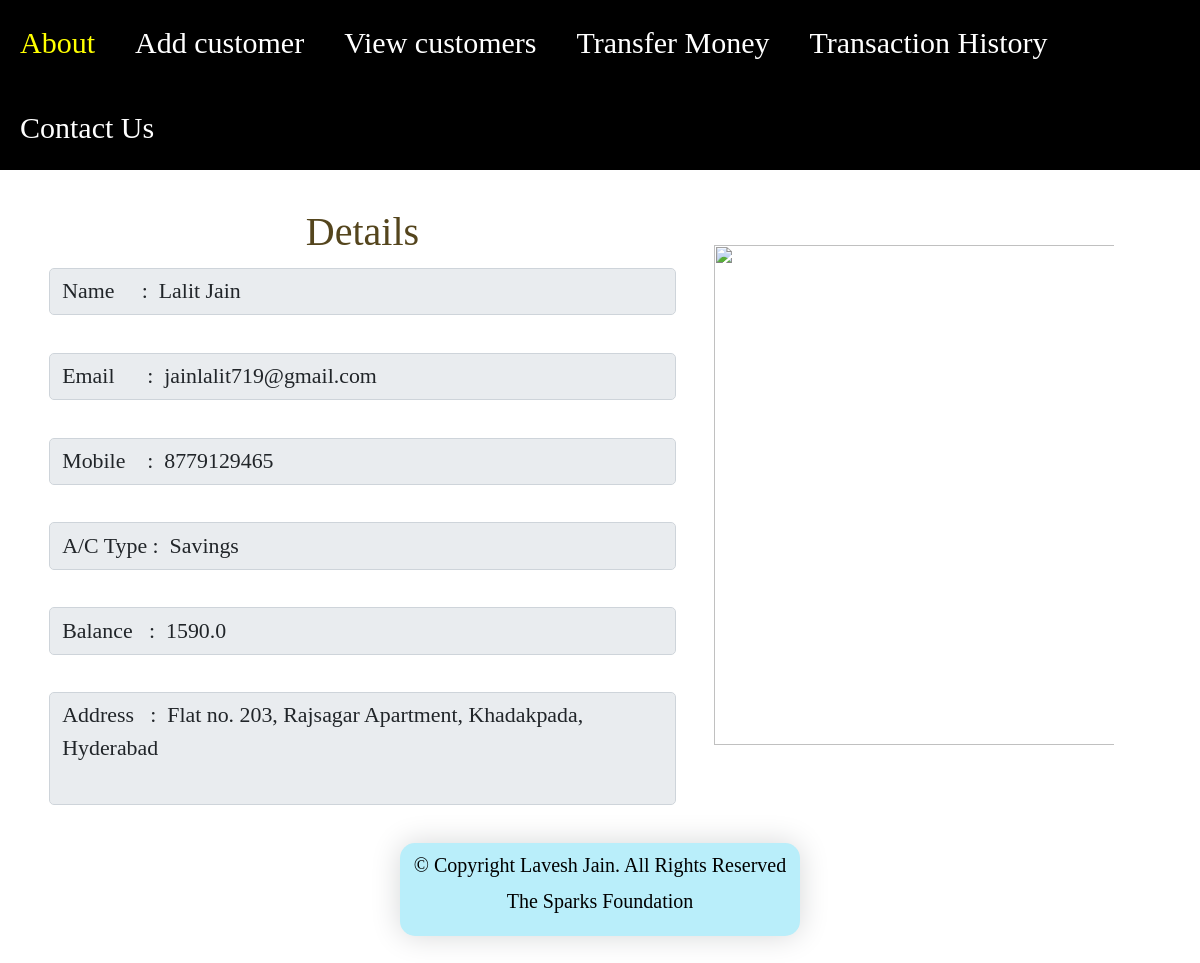
The page /more_info/jainlalit719@gmail.com on the database its author committed.
### bank_app/models.py (models this page shows, shortened)
class Bank_Model(models.Model):
	name = models.CharField(max_length = 90)
	email = models.EmailField(max_length = 100, primary_key = True)
	mobile_number = models.CharField(max_length = 100)
	account_type = models.CharField(max_length = 90)
	balance = models.FloatField(max_length = 30)
	address = models.CharField(max_length = 200)

### bank_app/views.py (the view)
# urls.py: path('more_info/<str:email>', more_info, name = 'more_info'),
def more_info(request, email):
	data = Bank_Model.objects.get(pk = email)
	return render(request, 'more_info.html', {'data' : data})

### bank_app/templates/more_info.html (shortened to what this page needs)
{% extends 'base.html' %}
{% block body %}
<br>
<div class="container">
		 	<div class="row" >
				<div class="col-lg-7">
					<h1 style = "font-size : 40px; color: #54451d; font-family : 'Sitka Text';" align=center> Details </h1>
		<textarea readonly class="form-control form-control-sm" rows="1" cols="30" style="resize: none;">Name     :  {{ data.name }}</textarea><br>
		<textarea readonly class="form-control form-control-sm" rows="1" cols="30" style="resize: none;">Email      :  {{ data.email }}</textarea><br>
		<textarea readonly class="form-control form-control-sm" rows="1" cols="30" style="resize: none;">Mobile    :  {{ data.mobile_number }}</textarea><br>
		<textarea readonly class="form-control form-control-sm" rows="1" cols="30" style="resize: none;">A/C Type :  {{ data.account_type }}</textarea><br>
		<textarea readonly class="form-control form-control-sm" rows="1" cols="30" style="resize: none;">Balance   :  {{ data.balance }}</textarea><br>
		<textarea readonly class="form-control form-control-sm" rows="3" cols="30" style="resize: none;">Address   :  {{ data.address }}</textarea><br>
			</div>
				<div class="col-lg-5"><br>
				<img src = "https://cdn.dribbble.com/users/4241563/screenshots/11874468/media/7796309c77cf752615a3f9062e6a3b3d.gif" style = "width: 500px; padding-right: 100px">
		 		</div>
			</div>
		</div>
{% endblock %}

### templates/base.html (style rules this page uses)
* { font-size : 25px; font-family : Calibri; }

### rows shown on the page
Bank_Model: name "Name : Lalit Jain", email "Email : jainlalit719@gmail.com", mobile_number "Mobile : 8779129465", account_type "A/C Type : Savings", balance "Balance : 1590.0", address "Address : Flat no. 203, Rajsagar Apartment, Khadakpada, Hyderabad"
